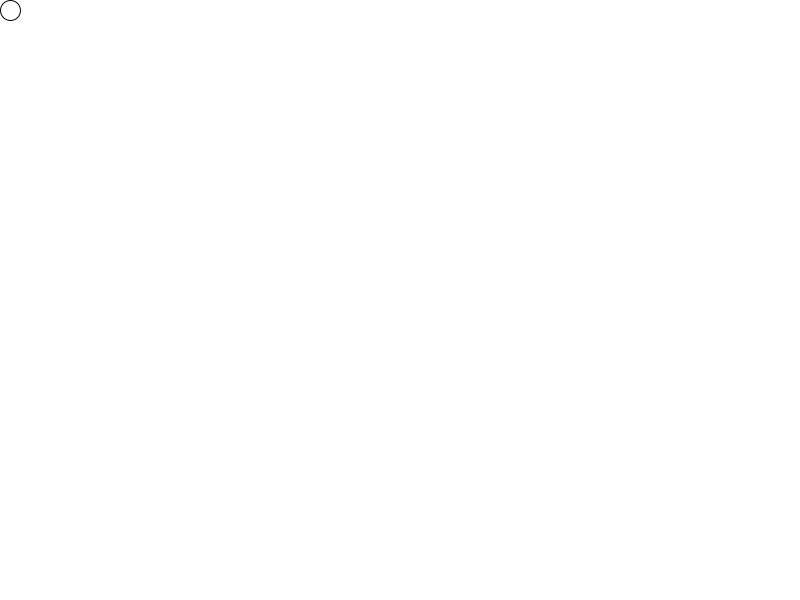
Frame 1 (no input)
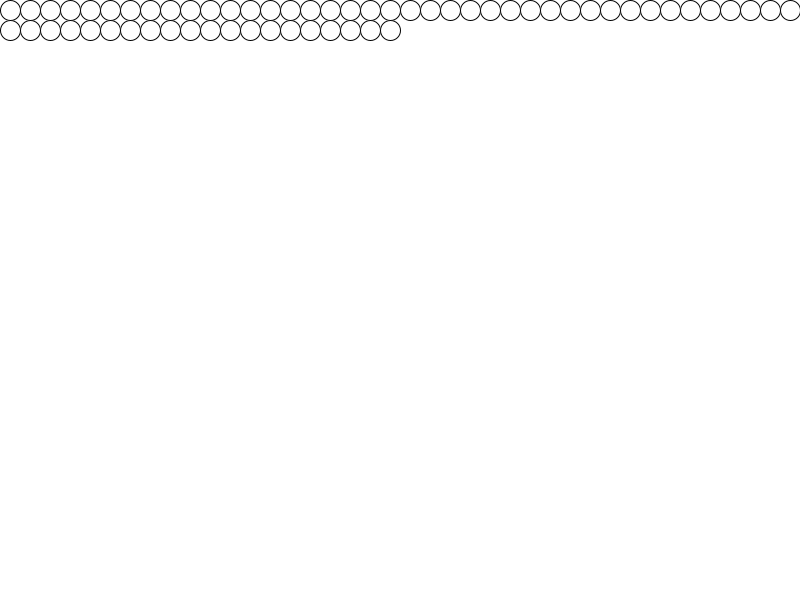
Frame 60 (the mouse pressed at the canvas centre just before this capture)
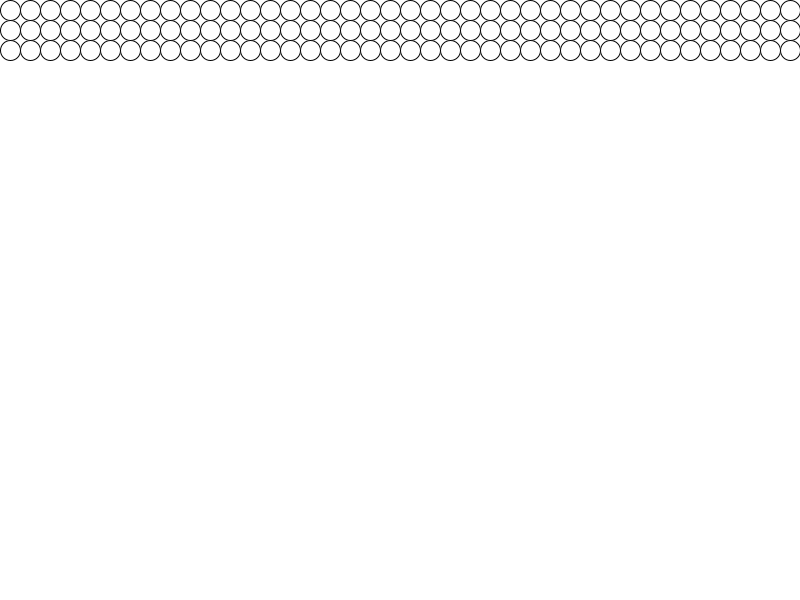
Frame 120 (the mouse held since frame 60 and released just before this capture)

The Processing sketch that drew these frames (run headless with seeded random() and noise(); from frame 60 on, the mouse is pressed at the canvas centre):

// Processing sketch: sketch_fitBall_150607b
// ── sketch_fitBall_150607b.pde
// 宣告
int x=10;
int y=10;

int i;
int j;


void setup(){
size(800,600);
background(255);
}

void draw(){
  ellipse(x,y,20,20);
  // 讓圓的x軸往右移
  x= x+20;
  	//用迴圈的方式產生足夠的圓
    for(i=0;i<120;i++){
    	if(x>width){
      		x=10;
      		y=y+20;
    	}
  }
}
